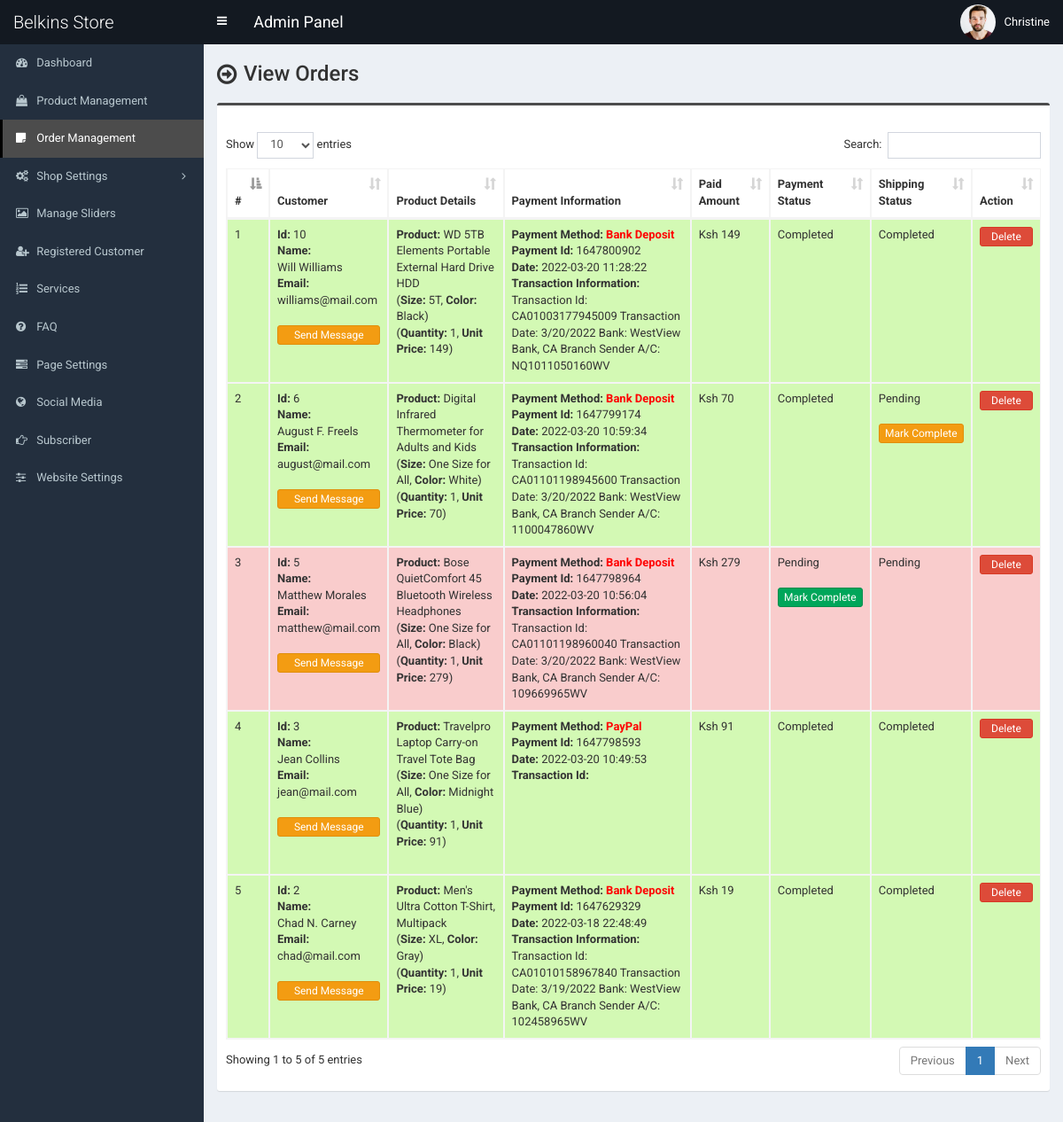
The page /admin/order.php (signed in) on the database its author committed.
### tables this page shows
CREATE TABLE `tbl_payment` (
  `id` int(11) NOT NULL,
  `customer_id` int(11) NOT NULL,
  `customer_name` varchar(255) NOT NULL,
  `customer_email` varchar(255) NOT NULL,
  `payment_date` varchar(50) NOT NULL,
  `txnid` varchar(255) NOT NULL,
  `paid_amount` int(11) NOT NULL,
  `card_number` varchar(50) NOT NULL,
  `card_cvv` varchar(10) NOT NULL,
  `card_month` varchar(10) NOT NULL,
  `card_year` varchar(10) NOT NULL,
  `bank_transaction_info` text NOT NULL,
  `payment_method` varchar(20) NOT NULL,
  `payment_status` varchar(25) NOT NULL,
  `shipping_status` varchar(20) NOT NULL,
  `payment_id` varchar(255) NOT NULL
);

CREATE TABLE `tbl_order` (
  `id` int(11) NOT NULL,
  `product_id` int(11) NOT NULL,
  `product_name` varchar(255) NOT NULL,
  `size` varchar(100) NOT NULL,
  `color` varchar(100) NOT NULL,
  `quantity` varchar(50) NOT NULL,
  `unit_price` varchar(50) NOT NULL,
  `payment_id` varchar(255) NOT NULL
);

### admin/order.php (the view, shortened to what this page needs)
<?php require_once('header.php'); ?>
<section class="content-header">
	<div class="content-header-left">
		<h1>View Orders</h1>
	</div>
</section>
<section class="content">
  <div class="row">
    <div class="col-md-12">
      <div class="box box-info">
        <div class="box-body table-responsive">
          <table id="example1" class="table table-bordered table-hover table-striped">
			<thead>
			    <tr>
			        <th>#</th>
                    <th>Customer</th>
			        <th>Product Details</th>
                    <th>
                    	Payment Information
                    </th>
                    <th>Paid Amount</th>
                    <th>Payment Status</th>
                    <th>Shipping Status</th>
			        <th>Action</th>
			    </tr>
			</thead>
            <tbody>
            	<?php
            	$i=0;
            	$statement = $pdo->prepare("SELECT * FROM tbl_payment ORDER by id DESC");
            	$statement->execute();
            	$result = $statement->fetchAll(PDO::FETCH_ASSOC);
            	foreach ($result as $row) {
            		$i++;
            		?>
					<tr class="<?php if($row['payment_status']=='Pending'){echo 'bg-r';}else{echo 'bg-g';} ?>">
	                    <td><?php echo $i; ?></td>
	                    <td>
                            <b>Id:</b> <?php echo $row['customer_id']; ?><br>
                            <b>Name:</b><br> <?php echo $row['customer_name']; ?><br>
                            <b>Email:</b><br> <?php echo $row['customer_email']; ?><br><br>
                            <a href="#" data-toggle="modal" data-target="#model-<?php echo $i; ?>"class="btn btn-warning btn-xs" style="width:100%;margin-bottom:4px;">Send Message</a>
                        </td>
                        <td>
                           <?php
                           $statement1 = $pdo->prepare("SELECT * FROM tbl_order WHERE payment_id=?");
                           $statement1->execute(array($row['payment_id']));
                           $result1 = $statement1->fetchAll(PDO::FETCH_ASSOC);
                           foreach ($result1 as $row1) {
                                echo '<b>Product:</b> '.$row1['product_name'];
                                echo '<br>(<b>Size:</b> '.$row1['size'];
                                echo ', <b>Color:</b> '.$row1['color'].')';
                                echo '<br>(<b>Quantity:</b> '.$row1['quantity'];
                                echo ', <b>Unit Price:</b> '.$row1['unit_price'].')';
                                echo '<br><br>';
                           }
                           ?>
                        </td>
                        <td>
                        	<?php if($row['payment_method'] == 'PayPal'): ?>
                        		<b>Payment Method:</b> <?php echo '<span style="color:red;"><b>'.$row['payment_method'].'</b></span>'; ?><br>
                        		<b>Payment Id:</b> <?php echo $row['payment_id']; ?><br>
                        		<b>Date:</b> <?php echo $row['payment_date']; ?><br>
                        		<b>Transaction Id:</b> <?php echo $row['txnid']; ?><br>
                        	<?php elseif($row['payment_method'] == 'Bank Deposit'): ?>
                        		<b>Payment Method:</b> <?php echo '<span style="color:red;"><b>'.$row['payment_method'].'</b></span>'; ?><br>
                        		<b>Payment Id:</b> <?php echo $row['payment_id']; ?><br>
								<b>Date:</b> <?php echo $row['payment_date']; ?><br>
                        		<b>Transaction Information:</b> <br><?php echo $row['bank_transaction_info']; ?><br>
                        	<?php endif; ?>
                        </td>
                        <td>Ksh <?php echo $row['paid_amount']; ?></td>
                        <td>
                            <?php echo $row['payment_status']; ?>
                            <br><br>
                            <?php
                                if($row['payment_status']=='Pending'){
                                    ?>
                                    <a href="order-change-status.php?id=<?php echo $row['id']; ?>&task=Completed" class="btn btn-success btn-xs" style="width:100%;margin-bottom:4px;">Mark Complete</a>
                                    <?php
                                }
                            ?>
                        </td>
                        <td>
                            <?php echo $row['shipping_status']; ?>
                            <br><br>
                            <?php
                            if($row['payment_status']=='Completed') {
                                if($row['shipping_status']=='Pending'){
                                    ?>
                                    <a href="shipping-change-status.php?id=<?php echo $row['id']; ?>&task=Completed" class="btn btn-warning btn-xs" style="width:100%;margin-bottom:4px;">Mark Complete</a>
                                    <?php
                                }
                            }
                            ?>
                        </td>
	                    <td>
                            <a href="#" class="btn btn-danger btn-xs" data-href="order-delete.php?id=<?php echo $row['id']; ?>" data-toggle="modal" data-target="#confirm-delete" style="width:100%;">Delete</a>
	                    </td>
	                </tr>
            		<?php
            	}
            	?>
            </tbody>
          </table>
        </div>
      </div>
</section>
<?php require_once('footer.php'); ?>

### admin/style.css (style rules this page uses)
body { font-size: 13px; font-family: "Roboto", sans-serif; }
.content-header > h1, .content-header .content-header-left h1 { font-family: "Roboto", sans-serif; }
.box-info { padding-top: 20px; }
.content-header { overflow: hidden; }
.content-header .content-header-left { float: left; padding-top: 5px; }
.content-header .content-header-left h1 { margin-top: 0; margin-bottom: 0; padding-left: 30px; padding-bottom: 5px; font-size: 24px; position: relative; }
.content-header .content-header-left h1:before { position: absolute; top: 0; left: 0; font-family: "FontAwesome", sans-serif; font-size: 26px; content: "\f18e"; }
.box.box-info { border-top-color: #4c4c4c; }
.bg-g { background: #d3f9b4 !important; }
.bg-r { background: #f9cccc !important; }

### rows shown on the page
tbl_payment: customer "10", customer_name "Will Williams", customer_email "williams@mail.com", payment_method "Bank Deposit", payment "1647800902", payment_date "2022-03-20 11:28:22", bank_transaction_info "Transaction Id: CA01003177945009 Transaction Date: 3/20/2022 Bank: WestView Bank, CA Branch Sender A/C: NQ1011050160WV", paid_amount "149", payment_status "Completed", shipping_status "Completed"
tbl_order: product_name "WD 5TB Elements Portable External Hard Drive HDD", size "5T", color "Black", quantity "1", unit_price "149"
tbl_payment: customer "6", customer_name "August F. Freels", customer_email "august@mail.com", payment_method "Bank Deposit", payment "1647799174", payment_date "2022-03-20 10:59:34", bank_transaction_info "Transaction Id: CA01101198945600 Transaction Date: 3/20/2022 Bank: WestView Bank, CA Branch Sender A/C: 1100047860WV", paid_amount "70", payment_status "Completed", shipping_status "Pending"
tbl_order: product_name "Digital Infrared Thermometer for Adults and Kids", size "One Size for All", color "White", quantity "1", unit_price "70"
tbl_payment: customer "5", customer_name "Matthew Morales", customer_email "matthew@mail.com", payment_method "Bank Deposit", payment "1647798964", payment_date "2022-03-20 10:56:04", bank_transaction_info "Transaction Id: CA01101198960040 Transaction Date: 3/20/2022 Bank: WestView Bank, CA Branch Sender A/C: 109669965WV", paid_amount "279", payment_status "Pending", shipping_status "Pending"
tbl_order: product_name "Bose QuietComfort 45 Bluetooth Wireless Headphones", size "One Size for All", color "Black", quantity "1", unit_price "279"
tbl_payment: customer "3", customer_name "Jean Collins", customer_email "jean@mail.com", payment_method "PayPal", payment "1647798593", payment_date "2022-03-20 10:49:53", paid_amount "91", payment_status "Completed", shipping_status "Completed"
tbl_order: product_name "Travelpro Laptop Carry-on Travel Tote Bag", size "One Size for All", color "Midnight Blue", quantity "1", unit_price "91"
tbl_payment: customer "2", customer_name "Chad N. Carney", customer_email "chad@mail.com", payment_method "Bank Deposit", payment "1647629329", payment_date "2022-03-18 22:48:49", bank_transaction_info "Transaction Id: CA01010158967840 Transaction Date: 3/19/2022 Bank: WestView Bank, CA Branch Sender A/C: 102458965WV", paid_amount "19", payment_status "Completed", shipping_status "Completed"
tbl_order: product_name "Men's Ultra Cotton T-Shirt, Multipack", size "XL", color "Gray", quantity "1", unit_price "19"

### other values the page prints
$_SESSION['user']['full_name'] "Christine"
